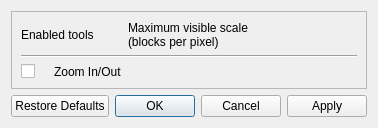
<?xml version="1.0" encoding="UTF-8"?>
<ui version="4.0">
 <class>MapToolsDialog</class>
 <widget class="QDialog" name="MapToolsDialog">
  <property name="windowTitle">
   <string>Map Toolbar Options</string>
  </property>
  <property name="windowIcon">
   <iconset resource="../rc/icons.qrc">
    <normaloff>:/icons/logo.png</normaloff>:/icons/logo.png</iconset>
  </property>
  <layout class="QGridLayout" name="gridLayout_2">
   <item row="1" column="0" colspan="2">
    <widget class="QDialogButtonBox" name="buttonBox">
     <property name="orientation">
      <enum>Qt::Horizontal</enum>
     </property>
     <property name="standardButtons">
      <set>QDialogButtonBox::Apply|QDialogButtonBox::Cancel|QDialogButtonBox::Ok|QDialogButtonBox::RestoreDefaults</set>
     </property>
    </widget>
   </item>
   <item row="0" column="0" colspan="2">
    <widget class="QScrollArea" name="scrollArea">
     <property name="widgetResizable">
      <bool>true</bool>
     </property>
     <widget class="QWidget" name="scrollContent">
      <layout class="QGridLayout" name="gridLayout">
       <item row="2" column="1">
        <widget class="QLabel" name="label_5">
         <property name="text">
          <string/>
         </property>
         <property name="pixmap">
          <pixmap resource="../rc/icons.qrc">:/icons/zoom.png</pixmap>
         </property>
        </widget>
       </item>
       <item row="2" column="2">
        <widget class="QLabel" name="label_4">
         <property name="text">
          <string>Zoom In/Out</string>
         </property>
        </widget>
       </item>
       <item row="0" column="3">
        <widget class="QLabel" name="label_2">
         <property name="sizePolicy">
          <sizepolicy hsizetype="MinimumExpanding" vsizetype="Preferred">
           <horstretch>0</horstretch>
           <verstretch>0</verstretch>
          </sizepolicy>
         </property>
         <property name="text">
          <string>Maximum visible scale
(blocks per pixel)</string>
         </property>
        </widget>
       </item>
       <item row="1" column="0" colspan="4">
        <widget class="Line" name="lineH">
         <property name="orientation">
          <enum>Qt::Horizontal</enum>
         </property>
        </widget>
       </item>
       <item row="0" column="0" colspan="3">
        <widget class="QLabel" name="label">
         <property name="text">
          <string>Enabled tools</string>
         </property>
        </widget>
       </item>
       <item row="2" column="0">
        <widget class="QCheckBox" name="checkZoom">
         <property name="text">
          <string/>
         </property>
        </widget>
       </item>
      </layout>
     </widget>
    </widget>
   </item>
  </layout>
 </widget>
 <resources>
  <include location="../rc/icons.qrc"/>
 </resources>
 <connections>
  <connection>
   <sender>buttonBox</sender>
   <signal>accepted()</signal>
   <receiver>MapToolsDialog</receiver>
   <slot>accept()</slot>
   <hints>
    <hint type="sourcelabel">
     <x>248</x>
     <y>254</y>
    </hint>
    <hint type="destinationlabel">
     <x>157</x>
     <y>274</y>
    </hint>
   </hints>
  </connection>
  <connection>
   <sender>buttonBox</sender>
   <signal>rejected()</signal>
   <receiver>MapToolsDialog</receiver>
   <slot>reject()</slot>
   <hints>
    <hint type="sourcelabel">
     <x>316</x>
     <y>260</y>
    </hint>
    <hint type="destinationlabel">
     <x>286</x>
     <y>274</y>
    </hint>
   </hints>
  </connection>
 </connections>
</ui>
